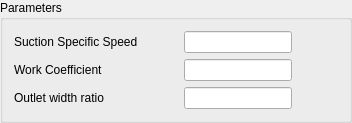
        <widget class="QGroupBox" name="groupBox_15">
         <property name="sizePolicy">
          <sizepolicy hsizetype="Preferred" vsizetype="Minimum">
           <horstretch>0</horstretch>
           <verstretch>0</verstretch>
          </sizepolicy>
         </property>
         <property name="maximumSize">
          <size>
           <width>700</width>
           <height>16777215</height>
          </size>
         </property>
         <property name="title">
          <string>Parameters</string>
         </property>
         <layout class="QGridLayout" name="gridLayout_22">
          <item row="0" column="0">
           <widget class="QLabel" name="label_46">
            <property name="text">
             <string>Suction Specific Speed</string>
            </property>
           </widget>
          </item>
          <item row="0" column="1">
           <spacer name="horizontalSpacer_11">
            <property name="orientation">
             <enum>Qt::Horizontal</enum>
            </property>
            <property name="sizeHint" stdset="0">
             <size>
              <width>40</width>
              <height>20</height>
             </size>
            </property>
           </spacer>
          </item>
          <item row="1" column="0">
           <widget class="QLabel" name="label_48">
            <property name="text">
             <string>Work Coefficient</string>
            </property>
           </widget>
          </item>
          <item row="2" column="0">
           <widget class="QLabel" name="label_49">
            <property name="text">
             <string>Outlet width ratio</string>
            </property>
           </widget>
          </item>
          <item row="2" column="2">
           <widget class="QLineEdit" name="lineEdit_3">
            <property name="sizePolicy">
             <sizepolicy hsizetype="Maximum" vsizetype="Fixed">
              <horstretch>0</horstretch>
              <verstretch>0</verstretch>
             </sizepolicy>
            </property>
           </widget>
          </item>
          <item row="0" column="2">
           <widget class="QLineEdit" name="lineEdit_suction">
            <property name="sizePolicy">
             <sizepolicy hsizetype="Maximum" vsizetype="Fixed">
              <horstretch>0</horstretch>
              <verstretch>0</verstretch>
             </sizepolicy>
            </property>
           </widget>
          </item>
          <item row="1" column="2">
           <widget class="QLineEdit" name="lineEdit_2">
            <property name="sizePolicy">
             <sizepolicy hsizetype="Maximum" vsizetype="Fixed">
              <horstretch>0</horstretch>
              <verstretch>0</verstretch>
             </sizepolicy>
            </property>
           </widget>
          </item>
          <item row="0" column="3">
           <widget class="QLabel" name="label_57">
            <property name="minimumSize">
             <size>
              <width>40</width>
              <height>0</height>
             </size>
            </property>
            <property name="text">
             <string> </string>
            </property>
           </widget>
          </item>
          <item row="1" column="3">
           <widget class="QLabel" name="label_58">
            <property name="minimumSize">
             <size>
              <width>40</width>
              <height>0</height>
             </size>
            </property>
            <property name="text">
             <string> </string>
            </property>
           </widget>
          </item>
          <item row="2" column="3">
           <widget class="QLabel" name="label_59">
            <property name="minimumSize">
             <size>
              <width>40</width>
              <height>0</height>
             </size>
            </property>
            <property name="text">
             <string> </string>
            </property>
           </widget>
          </item>
         </layout>
        </widget>
